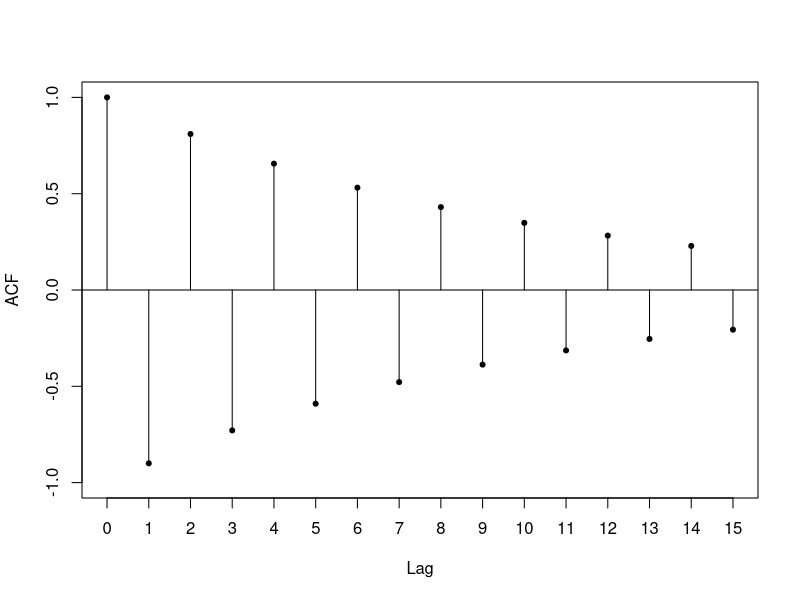
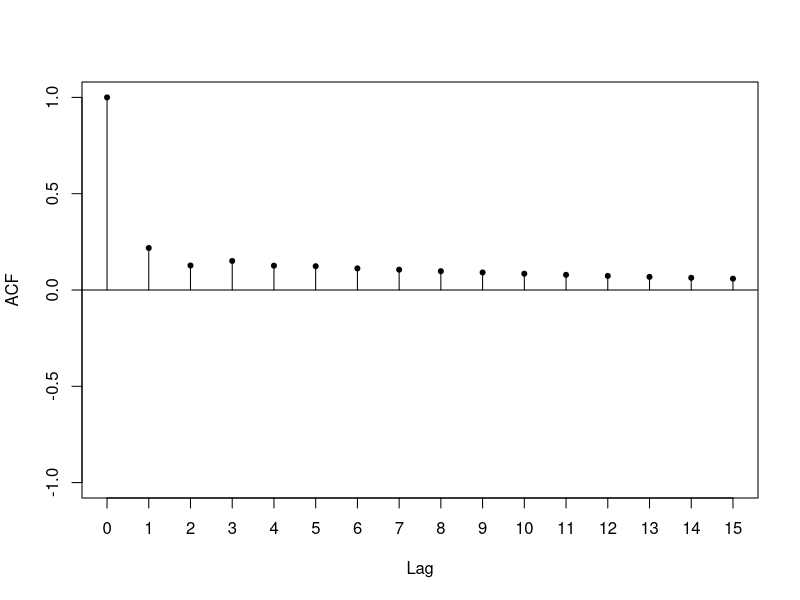

Generate these figures, in order, with R:
## ---- chunk 1
knitr::opts_chunk$set(echo = TRUE)
## ---- chunk 2
n <- 15
ACF <- ARMAacf(ar = c(-0.9), lag.max = n)
plot(0:n, ACF, type = 'h', xlab = 'Lag', ylim = c(-1, 1), xaxp = c(0, n, n))
points(0:n, ACF, pch = 20)
abline(h = 0)
## ---- chunk 3
n <- 15
ACF <- ARMAacf(ar = c(0.5, 0.4), ma = c(-0.7, -0.6), lag.max = n)
plot(0:n, ACF, type = 'h', xlab = 'Lag', ylim = c(-1, 1), xaxp = c(0, n, n))
points(0:n, ACF, pch = 20)
abline(h = 0)
